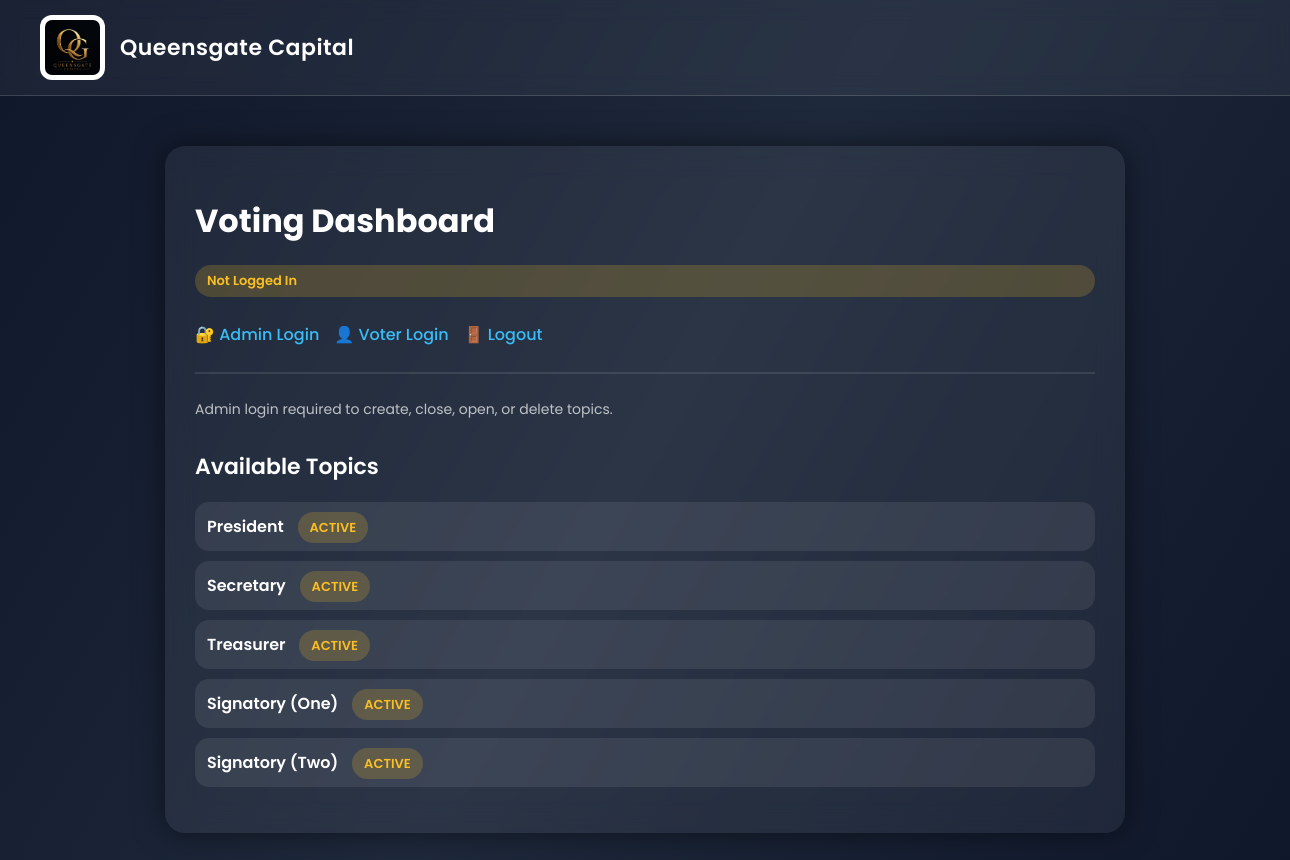
The page / on the database its author committed.
### tables this page shows
CREATE TABLE topics (
        id INTEGER PRIMARY KEY AUTOINCREMENT,
        title TEXT NOT NULL,
        is_active INTEGER DEFAULT 1
    );

### app.py (the view)
@app.route("/")
def home():
    conn = connect_db()
    topics = conn.execute("SELECT * FROM topics ORDER BY id DESC").fetchall()
    conn.close()
    return render_template(
        "index.html",
        topics=topics,
        admin_logged_in=session.get("admin_logged_in"),
        voter_logged_in=session.get("voter_logged_in"),
        voter_name=session.get("voter_name")
    )

### database.py (called while the page is built)
def connect_db():
    conn = sqlite3.connect(DB_NAME)
    conn.row_factory = sqlite3.Row
    return conn

### templates/index.html (shortened to what this page needs)
<!DOCTYPE html>
<html>
<head>
    <link rel="stylesheet" href="{{ url_for('static', filename='style.css') }}">
</head>
<body>
<div class="navbar">
    <div class="brand">
        <img src="{{ url_for('static', filename='logo.jpeg') }}" class="logo">
        <h2>Queensgate Capital</h2>
    </div>
</div>
<div class="container">
    <h1>Voting Dashboard</h1>
    <div style="margin-bottom: 20px;">
        {% if not admin_logged_in and not voter_logged_in %}
            <p class="badge">Not Logged In</p>
        {% endif %}
    </div>
    <div class="footer-links">
        <a href="/admin_login">🔐 Admin Login</a>
        <a href="/voter_login">👤 Voter Login</a>
        <a href="/logout">🚪 Logout</a>
    </div>
    <hr style="margin: 25px 0; border: 1px solid rgba(255,255,255,0.1);">
    {% if admin_logged_in %}
        <a href="/create_topic" style="
            display: inline-block;
            margin-bottom: 15px;
            background: linear-gradient(90deg, #38bdf8, #6366f1);
            color: white;
            padding: 10px 18px;
            border-radius: 12px;
            font-weight: 600;
            box-shadow: 0px 5px 20px rgba(56, 189, 248, 0.3);
        ">
            ➕ Create New Voting Topic
        </a>
    {% else %}
        <p style="color: rgba(255,255,255,0.7); font-size: 14px;">
            Admin login required to create, close, open, or delete topics.
        </p>
    {% endif %}
    <h2>Available Topics</h2>
    <ul>
        {% for topic in topics %}
        <li>
            <span style="font-weight: 600;">
                {{ topic.title }}
                {% if topic.is_active == 1 %}
                    <span class="badge" style="margin-left:10px;">ACTIVE</span>
                {% else %}
                    <span class="badge" style="margin-left:10px; background:rgba(239,68,68,0.2); color:#ef4444;">
                        CLOSED
                    </span>
                {% endif %}
            </span>
        </li>
        {% endfor %}
    </ul>
</div>
</body>
</html>

### static/style.css (style rules this page uses)
body { margin: 0; font-family: "Poppins", sans-serif; background: linear-gradient(120deg, #0f172a, #1e293b, #0f172a); color: white; min-height: 100vh; }
.navbar { width: 100%; padding: 15px 40px; background: rgba(255, 255, 255, 0.05); backdrop-filter: blur(10px); border-bottom: 1px solid rgba(255, 255, 255, 0.15); display: flex; justify-content: space-between; align-items: center; }
.brand { display: flex; align-items: center; gap: 15px; }
.logo { width: 55px; height: 55px; border-radius: 12px; object-fit: cover; background: white; padding: 5px; }
.brand h2 { font-size: 22px; font-weight: 600; margin: 0; letter-spacing: 0.5px; }
.container { width: 90%; max-width: 900px; margin: 50px auto; padding: 30px; background: rgba(255, 255, 255, 0.06); border-radius: 20px; box-shadow: 0px 0px 30px rgba(0, 0, 0, 0.5); backdrop-filter: blur(15px); }
h1 { font-size: 32px; margin-bottom: 20px; font-weight: 700; }
h2 { font-size: 22px; margin-top: 30px; font-weight: 600; }
a { text-decoration: none; color: #38bdf8; font-weight: 500; transition: 0.2s ease; }
ul { padding: 0; list-style: none; }
li { padding: 12px; margin: 10px 0; background: rgba(255, 255, 255, 0.08); border-radius: 14px; display: flex; justify-content: space-between; align-items: center; }
.badge { background: rgba(251, 191, 36, 0.2); padding: 6px 12px; border-radius: 20px; font-size: 13px; font-weight: 600; color: #fbbf24; }
.footer-links { margin-top: 25px; display: flex; gap: 15px; }

### rows shown on the page
topics: title "President", is_active "ACTIVE"
topics: title "Secretary", is_active "ACTIVE"
topics: title "Treasurer", is_active "ACTIVE"
topics: title "Signatory (One)", is_active "ACTIVE"
topics: title "Signatory (Two)", is_active "ACTIVE"
